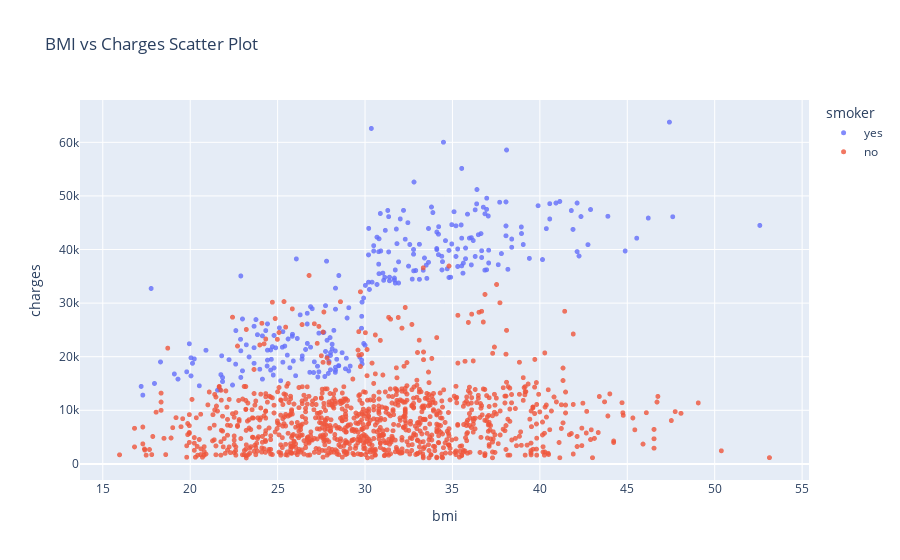

Notebook source saved alongside this figure:
### Code cell
fig = px.scatter(medical_df, x = "bmi", y = "charges", color = "smoker", opacity = 0.8, hover_data = ["sex"], title = "BMI vs Charges Scatter Plot")
fig.update_traces(marker_size = 5)
fig.show()

### Figure 1 — Plotly figure (JSON) as saved in the notebook; plotly's stock layout.template omitted (floating-point values rounded to 4 significant figures; data arrays with more than 128 entries replaced by an {"elided": "..."} marker saying what was removed)
{"data": [{"customdata": {"elided": "274x1 str values"}, "hovertemplate": "smoker=yes<br>bmi=%{x}<br>charges=%{y}<br>sex=%{customdata[0]}<extra></extra>", "legendgroup": "yes", "marker": {"color": "#636efa", "opacity": 0.8, "size": 5, "symbol": "circle"}, "mode": "markers", "name": "yes", "showlegend": true, "type": "scattergl", "x": {"elided": "274 float values"}, "xaxis": "x", "y": {"elided": "274 float values"}, "yaxis": "y"}, {"customdata": {"elided": "1064x1 str values"}, "hovertemplate": "smoker=no<br>bmi=%{x}<br>charges=%{y}<br>sex=%{customdata[0]}<extra></extra>", "legendgroup": "no", "marker": {"color": "#EF553B", "opacity": 0.8, "size": 5, "symbol": "circle"}, "mode": "markers", "name": "no", "showlegend": true, "type": "scattergl", "x": {"elided": "1064 float values"}, "xaxis": "x", "y": {"elided": "1064 float values"}, "yaxis": "y"}], "layout": {"legend": {"title": {"text": "smoker"}, "tracegroupgap": 0}, "title": {"text": "BMI vs Charges Scatter Plot"}, "xaxis": {"anchor": "y", "domain": [0, 1], "title": {"text": "bmi"}}, "yaxis": {"anchor": "x", "domain": [0, 1], "title": {"text": "charges"}}}}
